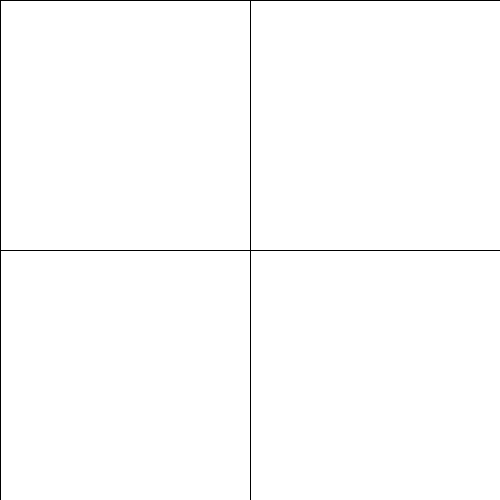
Frame 1 (no input)
Frame 60 (the mouse pressed at the canvas centre just before this capture): identical to frame 1, image omitted
Frame 120 (the mouse held since frame 60 and released just before this capture): identical to frame 1, image omitted

The Processing sketch that drew this single still picture (run headless with seeded random() and noise(); from frame 60 on, the mouse is pressed at the canvas centre):

// Processing sketch: Aufgabe_2
// ── Aufgabe_2.pde
float x=0;
float y=250;
float w=250;
float h=250;
float a=0;
float b=0;
float c=250;
float d=250;
float f=250;
float g=0;
float j=250;
float i=250;


void setup(){
  size(500, 500);
  background(255);
}

void draw(){
 
   
  rect(250, 0, 250, 250);
  rect(250, 250, 250, 250);
     rect(0, 0, 250, 250);
rect(0, 250, 250, 250);
      
 

         

  if (mouseX > x && mouseX < x + w) {   
    if (mouseY > y && mouseY < y + h) {
       
    fill (0, 255, 255);
   rect(0, 250, 250, 250);
    fill(0, 0, 255);
       
    }
  }     

 if(mouseX > a && mouseX < a + c) {   
    if (mouseY > b && mouseY < b + d) {
     
    fill (0, 255, 255);
    rect(0, 0, 250, 250);
     fill(0, 0, 255);   
  }     
}
 if(mouseX > f && mouseX < f + j) {   
    if (mouseY > g && mouseY < g + i) {
      
    fill (0, 255, 255);
     rect(250, 0, 250, 250);
 fill(0, 0, 255);
     
    }
  }    
 if(mouseX > i && mouseX < i + i) {   
    if (mouseY > i && mouseY < i + i) {
      fill (0, 255, 255);
     rect(250, 250, 250, 250);
 fill(0, 0, 255);
      
    }
  }
}


    
